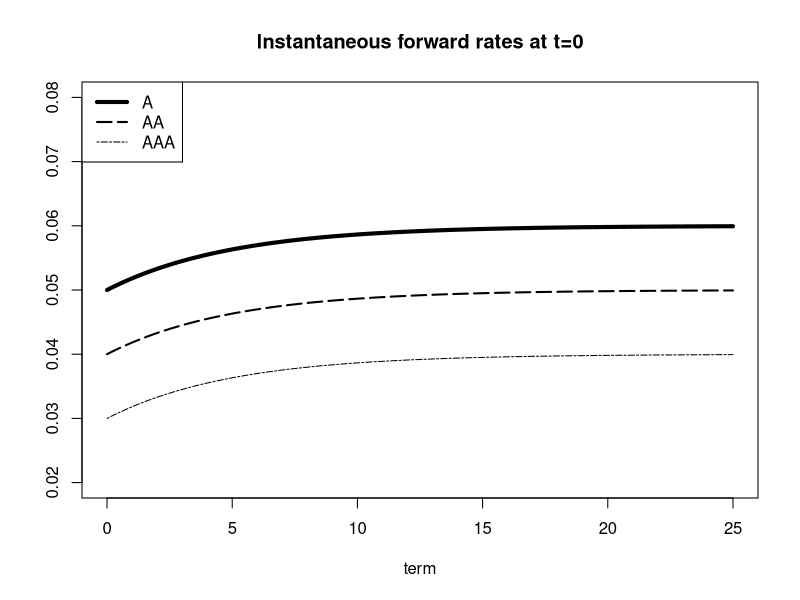
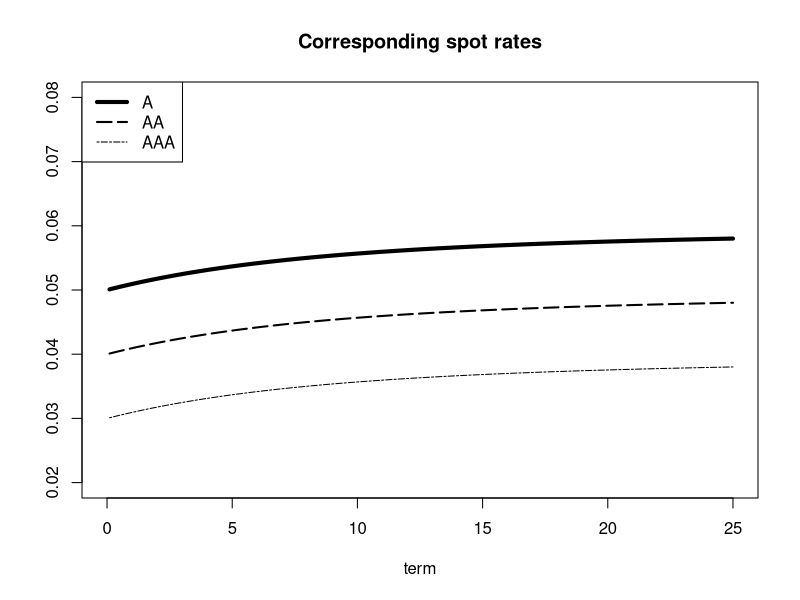

Write the R code that produced these figures, in order. (Note: this script raises an error after producing the figures.)
delta1<-function(t){0.04-0.01*exp(-0.2*t)}
delta2<-function(t){0.05-0.01*exp(-0.2*t)}
delta3<-function(t){0.06-0.01*exp(-0.2*t)}

spot1<-function(t){(0.04*t+0.05*exp(-0.2*t)-0.05)/t}
spot2<-function(t){(0.05*t+0.05*exp(-0.2*t)-0.05)/t}
spot3<-function(t){(0.06*t+0.05*exp(-0.2*t)-0.05)/t}

forward1<-function(t){(0.04*t+0.05*exp(-0.2*t)-0.04-0.05*exp(-0.2))/(t-1)}
forward2<-function(t){(0.05*t+0.05*exp(-0.2*t)-0.05-0.05*exp(-0.2))/(t-1)}
forward3<-function(t){(0.06*t+0.05*exp(-0.2*t)-0.06-0.05*exp(-0.2))/(t-1)}

plot(seq(0,25,.1),delta1(seq(0,25,.1)),lty=6,ylim=c(0.02,0.08),xlab="term", ylab="",type="l",main="Instantaneous forward rates at t=0")
lines(seq(0,25,.1),delta2(seq(0,25,.1)),lwd=2,lty=5)
lines(seq(0,25,.1),delta3(seq(0,25,.1)),lwd=4,lty=1)
legend("topleft",legend=c("A","AA","AAA"),lwd=c(4,2,1),lty=c(1,5,6))



plot(seq(0,25,.1),spot1(seq(0,25,.1)),lty=6,ylim=c(0.02,0.08),xlab="term", ylab="",type="l",main="Corresponding spot rates")
lines(seq(0,25,.1),spot2(seq(0,25,.1)),lwd=2,lty=5)
lines(seq(0,25,.1),spot3(seq(0,25,.1)),lwd=4,lty=1)
legend("topleft",legend=c("A","AA","AAA"),lwd=c(4,2,1),lty=c(1,5,6))

time1<-seq(1,5);     y1<-spot1(time1)
(bond1<-presentValue(c(rep(5,4),105),time1,exp(y1)-1))

time2<-seq(1,10);    y2<-spot1(time2)
bond2<-presentValue(c(rep(5,9),105),time2,exp(y2)-1)

time3<-seq(1,15);  y3<-spot1(time3)
bond3<-presentValue(c(rep(5,14),105),time3,exp(y3)-1)

time4<-seq(1,20)
y4<-spot1(time4)
bond4<-presentValue(c(rep(5,19),105),time4,exp(y4)-1)

time5<-seq(1,25);    y5<-spot3(time5) 
bond5<-presentValue(c(rep(5,24),105),time5,exp(y5)-1)

c(bond1,bond2,bond3,bond4,bond5)

time1next<-time1[-length(time1)]
time2next<-time2[-length(time2)]
time3next<-time3[-length(time3)]
time4next<-time4[-length(time4)]
time5next<-time5[-length(time5)]

y1next1<-forward1(time1next+1)
y1next2<-forward2(time1next+1)
y1next3<-forward3(time1next+1)

y2next1<-forward1(time2next+1)
y2next2<-forward2(time2next+1)
y2next3<-forward3(time2next+1)

y3next1<-forward1(time3next+1)
y3next2<-forward2(time3next+1)
y3next3<-forward3(time3next+1)

y4next1<-forward1(time4next+1)
y4next2<-forward2(time4next+1)
y4next3<-forward3(time4next+1)

y5next1<-forward1(time5next+1)
y5next2<-forward2(time5next+1)
y5next3<-forward3(time5next+1)

bond1next1<-presentValue(c(rep(5,3),105),time1next,exp(y1next1)-1)+5
bond1next2<-presentValue(c(rep(5,3),105),time1next,exp(y1next2)-1)+5
bond1next3<-presentValue(c(rep(5,3),105),time1next,exp(y1next3)-1)+5

bond2next1<-presentValue(c(rep(5,8),105),time2next,exp(y2next1)-1)+5
bond2next2<-presentValue(c(rep(5,8),105),time2next,exp(y2next2)-1)+5
bond2next3<-presentValue(c(rep(5,8),105),time2next,exp(y2next3)-1)+5

bond3next1<-presentValue(c(rep(5,13),105),time3next,exp(y3next1)-1)+5
bond3next2<-presentValue(c(rep(5,13),105),time3next,exp(y3next2)-1)+5
bond3next3<-presentValue(c(rep(5,13),105),time3next,exp(y3next3)-1)+5

bond4next1<-presentValue(c(rep(5,18),105),time4next,exp(y4next1)-1)+5
bond4next2<-presentValue(c(rep(5,18),105),time4next,exp(y4next2)-1)+5
bond4next3<-presentValue(c(rep(5,18),105),time4next,exp(y4next3)-1)+5

bond5next1<-presentValue(c(rep(5,23),105),time5next,exp(y5next1)-1)+5
bond5next2<-presentValue(c(rep(5,23),105),time5next,exp(y5next2)-1)+5
bond5next3<-presentValue(c(rep(5,23),105),time5next,exp(y5next3)-1)+5

c(bond1next1,bond2next1,bond3next1,bond4next1,bond5next3)

return1_11<-(bond1next1/bond1)-1;		return2_11<-(bond2next1/bond2)-1
return1_12<-(bond1next2/bond1)-1;		return2_12<-(bond2next2/bond2)-1
return1_13<-(bond1next3/bond1)-1;		return2_13<-(bond2next3/bond2)-1


return3_11<-(bond3next1/bond3)-1
return3_12<-(bond3next2/bond3)-1
return3_13<-(bond3next3/bond3)-1

return4_11<-(bond4next1/bond4)-1
return4_12<-(bond4next2/bond4)-1
return4_13<-(bond4next3/bond4)-1

return5_31<-(bond5next1/bond5)-1
return5_32<-(bond5next2/bond5)-1
return5_33<-(bond5next3/bond5)-1

return_def<-(-0.2)
return_matrix<-(matrix(c(return1_11,return1_12,return1_13,return_def,return2_11,
                         return2_12,return2_13,return_def,return3_11,return3_12,return3_13,return_def,
                         return4_11,return4_12,return4_13,return_def,return5_31,return5_32,return5_33,
                         return_def),5,4,byrow = TRUE))

round(return_matrix,4)

transition1<-c(.85,.12,.02,.01)
transition2<-c(.1,.73,.15,.02)
transition3<-c(.05,.3,.45,.2)
trans_matrix<-matrix(c(transition1,transition2,transition3),3,4,byrow=TRUE)
rownames(trans_matrix)<-c(1,2,3); colnames(trans_matrix)<-c(1,2,3,"default")
trans_matrix

cum1<-cumsum(transition1);cum2<-cumsum(transition2);cum3<-cumsum(transition3)
(cum_transx<-matrix(c(cum1,cum2,cum3),3,4,byrow=TRUE))




exp_valuebond1<-t(return_matrix[1,])%*%(trans_matrix[1,])
exp_valuebond2<-t(return_matrix[2,])%*%(trans_matrix[1,])
exp_valuebond3<-t(return_matrix[3,])%*%(trans_matrix[1,])
exp_valuebond4<-t(return_matrix[4,])%*%(trans_matrix[1,])
exp_valuebond5<-t(return_matrix[5,])%*%(trans_matrix[3,])

(exp_value_combine<-c(exp_valuebond1,exp_valuebond2,exp_valuebond3,exp_valuebond4,exp_valuebond5))  

(correlations_low<-matrix(c(1,0.1,0.1,0.1,0.1,0.1,1,0.15,0.15,0.15,
                            0.1,0.15,1,0.2,0.2,0.1,0.15,0.20,1,0.25,0.1,0.15,0.2,0.25,1),5,5,byrow=TRUE))
lowx<-c(0.1,0.1,0.1,0.1,0.15,0.15,0.15,0.2,0.2,0.25)
highx<-lowx+0.7
low_corrn_cop<-normalCopula(lowx,dim=5,dispstr = "un") 
high_corrn_cop<-normalCopula(highx,dim=5,dispstr = "un")

set.seed(5555555);  sims<-1000000
simulatex<-rCopula(sims,low_corrn_cop)
head(simulatex,3)

bondratings<-c(1,1,1,1,3)
num_bonds<-5
next_rating<-matrix(0,sims,num_bonds);  value_low<-matrix(0,sims,num_bonds)

for(j in 1:num_bonds){
  for(i in 1:sims){
    z<-cum_transx[bondratings[j],] - simulatex[i,j]
    z[z < 0] <- NA
    next_rating[i,j]<-which.min(z)
  }
  value_low[,j]<-return_matrix[j,next_rating[,j]]
}

head(next_rating,3)
head(value_low,3)

round(apply(next_rating, 2, table)/sims, 2)

colMeans(value_low)
exp_value_combine

sim_portfolio_return<-rowMeans(value_low)
mean(sim_portfolio_return)
sd(sim_portfolio_return)
quantile(sim_portfolio_return,0.005)
mean(sim_portfolio_return)+qnorm(0.005)*sd(sim_portfolio_return)

max(sim_portfolio_return)
sim_portfolio_return[head(order(sim_portfolio_return))]

int_risk_adj<-rnorm(sims,1,0.2)
sim_portfolio_return_int_risk<-sim_portfolio_return*int_risk_adj
hist(sim_portfolio_return*100,breaks = 25,main="Basic credit risk model",xlab="Fund return %")
hist(sim_portfolio_return_int_risk*100,breaks = 25,main="Including an approximate interest rate adjustment",xlab="Fund return %")

mean(sim_portfolio_return_int_risk)
sd(sim_portfolio_return_int_risk)
quantile(sim_portfolio_return_int_risk,0.005)


# Exercise 3
highx<-lowx+.7
high_corrn_cop<-normalCopula(highx,dim=5,dispstr = "un")
correlations_high<-matrix(c(1,.8,.8,.8,.8,.8,1,.85,.85,.85,.8,.85,1,.9,.9,.8,.85,.90,1,.95,.8,.85,.9,.95,1),5,5,byrow=TRUE)
correlations_high

set.seed(301)
simulatex_high<-rCopula(sims,high_corrn_cop)
valueabc_high<-matrix(0,sims,num_bonds)
xxx<-matrix(0,sims,num_bonds)

for(j in 1:num_bonds){
  for(i in 1:sims){
    z<-cum_transx[bondratings[j],] - simulatex_high[i,j]
    z[z < 0] <- NA
    xxx[i,j]<-which.min(z)
  }
  valueabc_high[,j]<-return_matrix[j,xxx[,j]]
}


sim_portfolio_return_high<-rowMeans(valueabc_high)
sim_portfolio_return_int_risk_high<-sim_portfolio_return_high*int_risk_adj


mean(sim_portfolio_return_int_risk_high)
sd(sim_portfolio_return_int_risk_high)
quantile(sim_portfolio_return_int_risk_high,0.005)
hist(sim_portfolio_return_int_risk_high*100,breaks = 25,main="Including an approximate interest rate adjustment",xlab="Fund return %")














